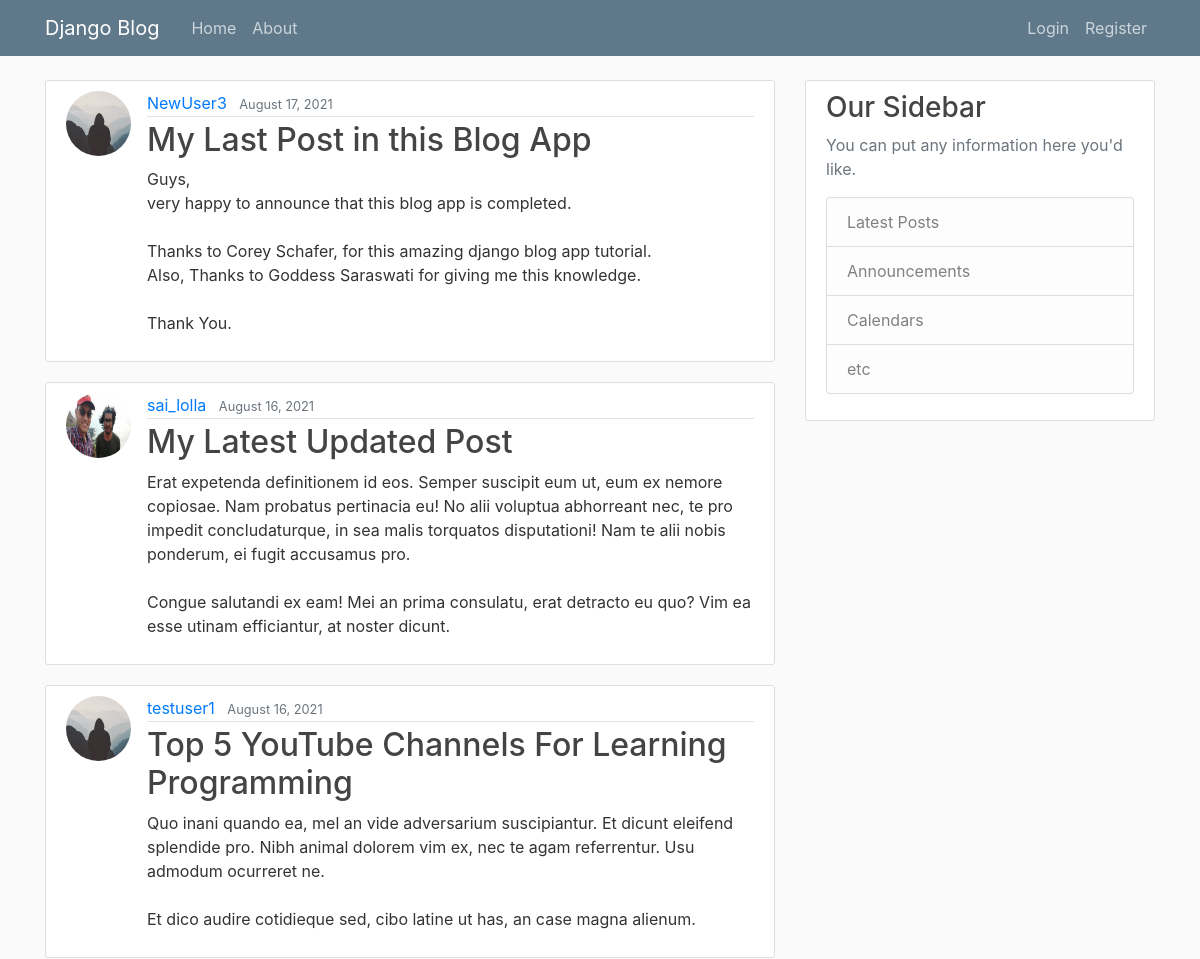
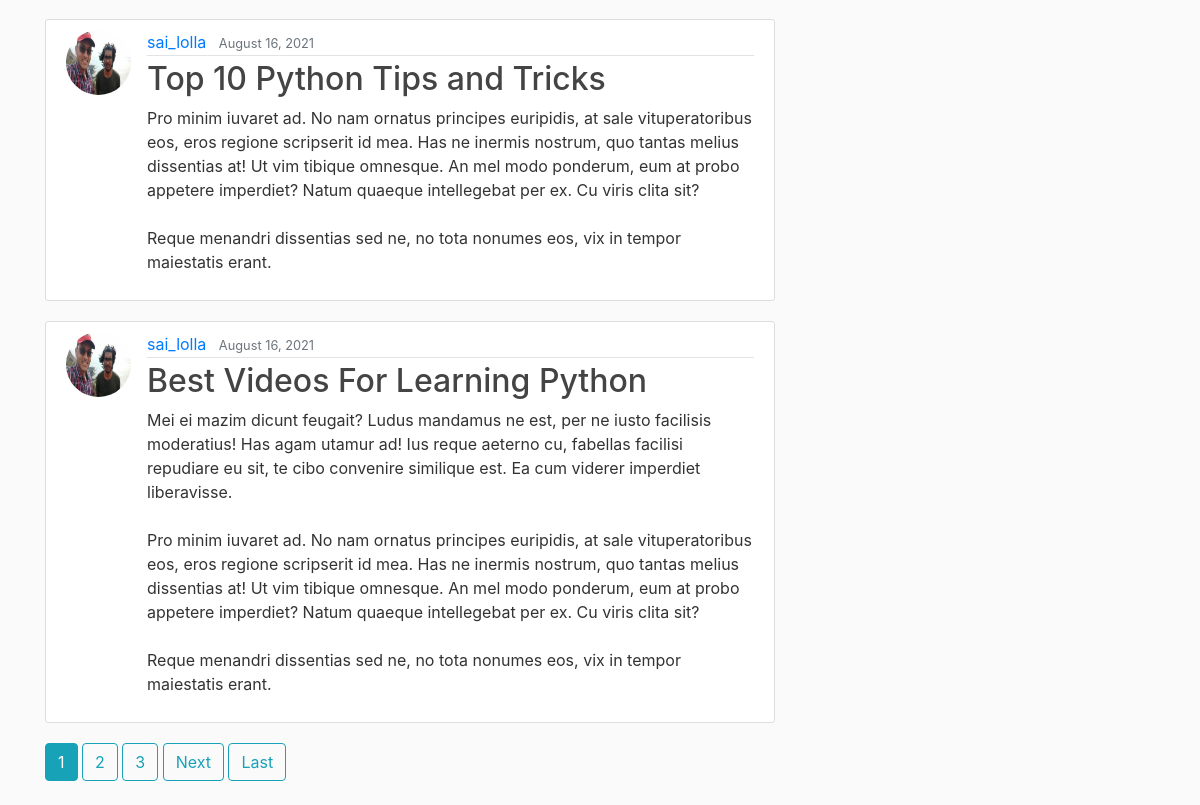
The page / on the database its author committed (2 pictures, top to bottom).
### blog/models.py (models this page shows, shortened)
class Post(models.Model):
    title = models.CharField(max_length=100)
    content = models.TextField()
    date_posted = models.DateTimeField(default=timezone.now)
    author =  models.ForeignKey(User, on_delete=models.CASCADE)

### users/models.py (models this page shows, shortened)
class Profile(models.Model):
    user = models.OneToOneField(User, on_delete=models.CASCADE)
    image = models.ImageField(default='default.jpg', upload_to='profile_pics')

### blog/views.py (the view)
# urls.py: path('', PostListView.as_view(), name='blog-home'),
class PostListView(ListView):
    model = Post
    template_name = 'blog/home.html'    # <app>/<model>_<viewtype>.html
    context_object_name = 'posts'
    ordering = ['-date_posted']
    paginate_by = 5

### blog/templates/blog/home.html (shortened to what this page needs)
{% extends "blog/base.html" %}
{% block content %}
    {% for post in posts %}
        <article class="media content-section">
            <img src="{{ post.author.profile.image.url }}" alt="Author Profile Pic" class="rounded-circle article-img">
            <div class="media-body">
                <div class="article-metadata">
                <a class="mr-2" href="{% url 'user-posts' post.author.username %}">{{ post.author }}</a>
                <small class="text-muted">{{ post.date_posted|date:"F d, Y"}}</small>
                </div>
                <h2><a class="article-title" href="{% url 'post-detail' post.id %}">{{ post.title }}</a></h2>
                <p class="article-content">{{ post.content }}</p>
            </div>
        </article>
    {% endfor %}
    {% if is_paginated %}
        {% for num in page_obj.paginator.page_range %}
            {% if num == page_obj.number %}
                <a class="btn btn-info mb-4" href="?page={{ num }}">{{ num }}</a>
            {% elif num > page_obj.number|add:'-3' and num < page_obj.number|add:'3' %}
                <a class="btn btn-outline-info mb-4" href="?page={{ num }}">{{ num }}</a>
            {% endif %}
        {% endfor %}
        {% if page_obj.has_next %}
            <a class="btn btn-outline-info mb-4" href="?page={{ page_obj.next_page_number }}">Next</a>
            <a class="btn btn-outline-info mb-4" href="?page={{ page_obj.paginator.num_pages }}">Last</a>
        {% endif %}
    {% endif %}
{% endblock content %}

### blog/templates/blog/base.html (shortened to what this page needs)
{% load static %}
<!DOCTYPE html>
<html lang="en">
<head>
    <link rel="stylesheet" href="https://cdn.jsdelivr.net/npm/bootstrap@4.6.0/dist/css/bootstrap.min.css">
    <link rel="stylesheet" href="{% static 'blog/main.css' %}">
</head>
<body>
    <header class="site-header">
        <nav class="navbar navbar-expand-md navbar-dark bg-steel fixed-top">
            <div class="container">
            <a class="navbar-brand mr-4" href="{% url 'blog-home' %}">Django Blog</a>
            <div class="collapse navbar-collapse" id="navbarToggle">
                <div class="navbar-nav mr-auto">
                <a class="nav-item nav-link" href="{% url 'blog-home' %}">Home</a>
                <a class="nav-item nav-link" href="{% url 'blog-about' %}">About</a>
                </div>
                <div class="navbar-nav">
                    {% if user.is_authenticated %}
                        <a href="{% url 'post-create' %}" class="nav-item nav-link">New Post</a>
                        <a href="{% url 'profile' %}" class="nav-item nav-link">Profile</a>
                        <a href="{% url 'logout' %}" class="nav-item nav-link">Logout</a>
                    {% else %}
                        <a class="nav-item nav-link" href="{% url 'login' %}">Login</a>
                        <a class="nav-item nav-link" href="{% url 'register' %}">Register</a>
                    {% endif %}
                </div>
            </div>
            </div>
        </nav>
    </header>
    <main role="main" class="container">
        <div class="row">
            <div class="col-md-8">
            {% block content %}{% endblock %}
            </div>
            <div class="col-md-4">
            <div class="content-section">
                <h3>Our Sidebar</h3>
                <p class='text-muted'>You can put any information here you'd like.
                <ul class="list-group">
                    <li class="list-group-item list-group-item-light">Latest Posts</li>
                    <li class="list-group-item list-group-item-light">Announcements</li>
                    <li class="list-group-item list-group-item-light">Calendars</li>
                    <li class="list-group-item list-group-item-light">etc</li>
                </ul>
                </p>
            </div>
            </div>
        </div>
    </main>
</body>
</html>

### blog/static/blog/main.css (style rules this page uses)
body { background: #fafafa; color: #333333; margin-top: 5rem; }
h1, h2, h3, h4, h5, h6 { color: #444444; }
ul { margin: 0; }
.bg-steel { background-color: #5f788a; }
.site-header .navbar-nav .nav-link { color: #cbd5db; }
.content-section { background: #ffffff; padding: 10px 20px; border: 1px solid #dddddd; border-radius: 3px; margin-bottom: 20px; }
.article-title { color: #444444; }
.article-content { white-space: pre-line; }
.article-img { height: 65px; width: 65px; margin-right: 16px; }
.article-metadata { padding-bottom: 1px; margin-bottom: 4px; border-bottom: 1px solid #e3e3e3 }

### rows shown on the page
Post: author.profile.image (placeholder picture), author "NewUser3", date_posted "August 17, 2021", title "My Last Post in this Blog App", content "Guys, very happy to announce that this blog app is completed. Thanks to Corey Schafer, for this amazing django blog app tutorial. Also, Thanks to Goddess Saraswati for giving me this knowledge. Thank You."
Post: author.profile.image (picture), author "sai_lolla", date_posted "August 16, 2021", title "My Latest Updated Post", content "Erat expetenda definitionem id eos. Semper suscipit eum ut, eum ex nemore copiosae. Nam probatus pertinacia eu! No alii voluptua abhorreant nec, te pro impedit concludaturque, in sea malis torquatos disputationi! Nam te alii nobis ponderum, ei fugit accusamus pro. Congue salutandi ex eam! Mei an prima consulatu, erat detracto eu quo? Vim ea esse utinam efficiantur, at noster dicunt."
Post: author.profile.image (placeholder picture), author "testuser1", date_posted "August 16, 2021", title "Top 5 YouTube Channels For Learning Programming", content "Quo inani quando ea, mel an vide adversarium suscipiantur. Et dicunt eleifend splendide pro. Nibh animal dolorem vim ex, nec te agam referrentur. Usu admodum ocurreret ne. Et dico audire cotidieque sed, cibo latine ut has, an case magna alienum."
Post: author.profile.image (picture), author "sai_lolla", date_posted "August 16, 2021", title "Top 10 Python Tips and Tricks", content "Pro minim iuvaret ad. No nam ornatus principes euripidis, at sale vituperatoribus eos, eros regione scripserit id mea. Has ne inermis nostrum, quo tantas melius dissentias at! Ut vim tibique omnesque. An mel modo ponderum, eum at probo appetere imperdiet? Natum quaeque intellegebat per ex. Cu viris clita sit? Reque menandri dissentias sed ne, no tota nonumes eos, vix in tempor maiestatis erant."
Post: author.profile.image (picture), author "sai_lolla", date_posted "August 16, 2021", title "Best Videos For Learning Python", content "Mei ei mazim dicunt feugait? Ludus mandamus ne est, per ne iusto facilisis moderatius! Has agam utamur ad! Ius reque aeterno cu, fabellas facilisi repudiare eu sit, te cibo convenire similique est. Ea cum viderer imperdiet liberavisse. Pro minim iuvaret ad. No nam ornatus principes euripidis, at sale vituperatoribus eos, eros regione scripserit id mea. Has ne inermis nostrum, quo tantas melius dissentias at! Ut vim tibique omnesque. An mel modo ponderum, eum at probo appetere imperdiet? Natum quaeque intellegebat per ex. Cu viris clita sit? Reque menandri dissentias sed ne, no tota nonumes eos, vix in tempor maiestatis erant."

### other values the page prints
{{ num }} "1"
{{ num }} "2" "3"
